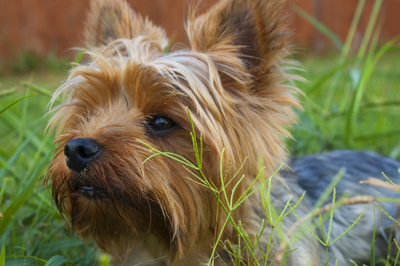
#> input picture sta141b/2018/dog.png, 400 x 266 px
$ jupyter execute --allow-errors discussion03.ipynb   (shell and % lines are left out)
#> lines starting #> are read from the running program, lines starting #| are printed output that depends on the picture; after the words box and inside, x2 and y2 are one past the last pixel; in counts of white or black regions, pixels touching at a corner belong together
# Week 3 Discussion

## Infographic

* [Fourier Transforms of Images](https://plus.maths.org/content/fourier-transforms-images)

## Links

* [We Recommend a Singular Value Decomposition][svd] -- if you want to understand the math behind the SVD
* [Interactive Guide to the Fourier Transform][fourier] -- if you want to understand the math behind the FFT

[svd]: http://www.ams.org/samplings/feature-column/fcarc-svd
[fourier]: https://betterexplained.com/articles/an-interactive-guide-to-the-fourier-transform/

If you're having trouble getting PIL to work, there's another way you can load an image:

[cell 1]
import matplotlib.pyplot as plt
import matplotlib.image as img

# # Dog image from https://unsplash.com/photos/jx_kpR7cvDc
dog = img.imread("dog.png")
#> dog is the input picture: shape (266, 400, 3) float32; mean R, G, B 0.474, 0.445, 0.308
plt.imshow(dog)
#plt.show()

[cell 2]
# Automatically display matplotlib plots, so that we don't have to write `plt.show()`.
# Normally this should be in a cell at the top of the notebook.

Matplotlib is a package for plotting, which we'll use throughout the quarter. Note that if you use matplotlib to load the image, you don't need the `as_image()` function from Assignment 2.

[cell 3]
dog.dtype

Depending on which package you use to load an image, pixels may be encoded as integers or floating point (decimal) numbers. The scikit-image package has [some documentation](http://scikit-image.org/docs/dev/user_guide/data_types.html) about what these numbers typically mean.

## Debugging

When you get an error message or an incorrect result:

1. If there's an error message, what does the error message mean?
2. Where (what line) did the error come from? You may have to work backward.
3. Use `print()` or the interactive debugger to inspect variables.

[cell 4]
def add3(x):
    # Compute something on x to get x_interm
    return x + 3

#> (the rest of this cell did not finish here and is left out)

The error is "must be str, not int" and points to line 2 of the `add3()` function.

We can trace `x` in line 2 back to the parameter `x`. So maybe something is wrong with our call `add3("hi")`.

We can check by adding a print statement:

[cell 5]
def add3(x):
    print(x)
    return x + 3

#> (the rest of this cell did not finish here and is left out)

We could also use the debugger to check:

[cell 6]
# Load the debugger module. This comes with Jupyter.
import IPython.core.debugger as debug

[cell 7]
def add3(x):
    debug.Tracer()() # note the doubled ()
    return x + 3

#> (the rest of this cell did not finish here and is left out)

If you're using the terminal, you can instead use:

```python
import ipdb

# To pause the interpreter.
ipdb.set_trace()
```

## Problem Solving: An Example

Break problems into small steps.

If you're trying to figure out how something works, test on small "toy" examples and draw pictures.

[cell 8]
import numpy as np
import skimage as ski
import skimage.color

# Switch from (red, green, blue) to (hue, saturation, value).
# Hue is the color (from red to violet).
# Saturation is how colorful (from colorless to colorful).
# Value is how bright (from black to bright color).
dog_hsv = ski.color.rgb2hsv(dog)
#> dog_hsv: shape (266, 400, 3) float32; mean of channels 0, 1, 2 0.181, 0.452, 0.518

Let's try to find all the green pixels and make them red.

How can we do this? Start by taking a small piece of the dog image, say the lower left corner.

[cell 9]
grass = dog_hsv[-50:, :50, :]
#> grass: shape (50, 50, 3) float32; mean of channels 0, 1, 2 0.278, 0.548, 0.369
plt.imshow(ski.color.hsv2rgb(grass))
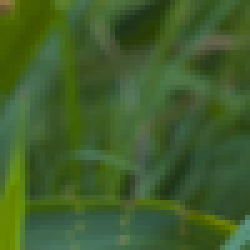
#> shown: shape (50, 50, 3) float32 (shown 5 times larger); mean R, G, B 0.254, 0.369, 0.172

How can we figure out what "green" looks like in HSV?

[cell 10]
mu = grass.mean(axis = (0, 1))
#> mu = [0.278, 0.548, 0.369]
mu
#> Out = [0.278, 0.548, 0.369]

We can preview this "green" by making a 2x2 swatch.

[cell 11]
swatch = np.stack(4 * [mu]).reshape((2, 2, 3))
plt.imshow(ski.color.hsv2rgb(swatch))
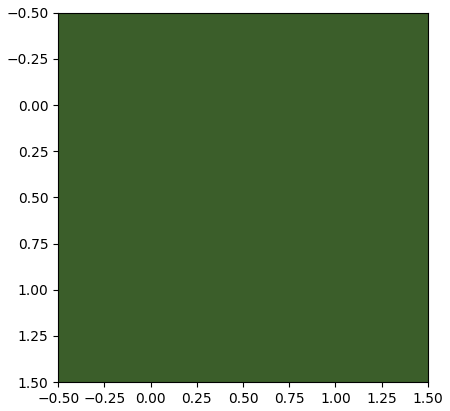
#> figure drawn by matplotlib, 1 panel

Now we need to get all pixels with a hue "nearby" the grass mean.

How can we define "nearby"?

[cell 12]
sd = grass.std(axis = (0, 1))
#> sd = [0.0508, 0.184, 0.0643]
sd
#> Out = [0.0508, 0.184, 0.0643]

[cell 13]
tol = (mu[0] - 3 * sd[0], mu[0] + 3 * sd[0])
#> tol = (0.126, 0.431)
tol
#> Out = (0.126, 0.431)

[cell 14]
reddog = dog_hsv.copy()
is_green = (tol[0] <= reddog[:, :, 0]) & (reddog[:, :, 0] <= tol[1])
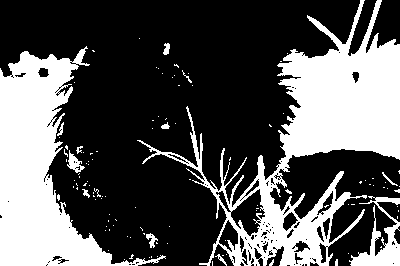
#> is_green: shape (266, 400) bool; 33.5% white; 114 white regions (101 under 20 px), largest, box (x1, y1, x2, y2) and area: (137, 0, 400, 266) 19346, (0, 46, 166, 266) 14113, (349, 196, 400, 266) 1341
reddog[is_green, 0] = 0
#> reddog: shape (266, 400, 3) float32; mean of channels 0, 1, 2 0.101, 0.452, 0.518
plt.imshow(ski.color.hsv2rgb(reddog))
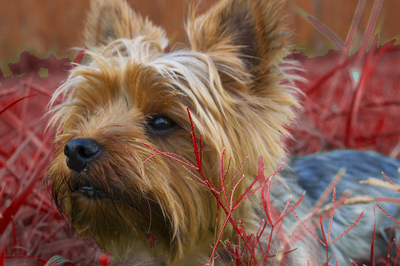
#> shown: shape (266, 400, 3) float32; mean R, G, B 0.506, 0.365, 0.308

What would happen if we tried this with RGB instead of HSV?

[cell 15]
reddog_rgb = dog.copy()
reddog_rgb[:, :, 0] = 1 # Set red channel to large value.
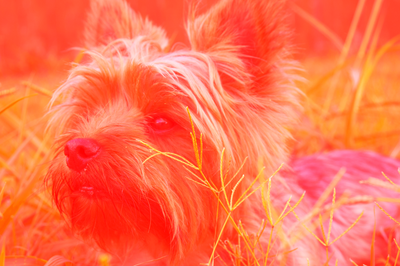
#> reddog_rgb: shape (266, 400, 3) float32; mean R, G, B 1, 0.445, 0.308
reddog_rgb[:, :, 1] = 0 # Set green channel to small value.
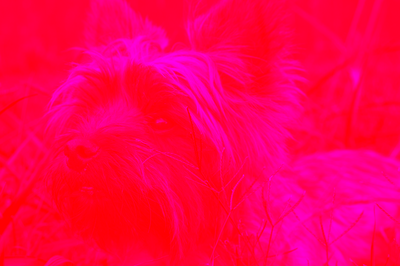
#> reddog_rgb: shape (266, 400, 3) float32; mean R, G, B 1, 0, 0.308
plt.imshow(reddog_rgb)

Even if we are more careful about what we call "green", the result with RGB is not great:

[cell 16]
reddog_rgb = dog.copy()
is_green = (reddog_rgb[:, :, 0] < 0.5) & (reddog_rgb[:, :, 1] > 0.5) & (reddog_rgb[:, :, 2] < 0.5)
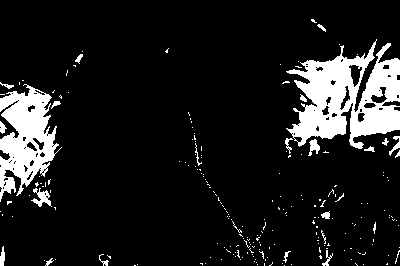
#> is_green: shape (266, 400) bool; 11.5% white; 216 white regions (193 under 20 px), largest, box (x1, y1, x2, y2) and area: (286, 39, 400, 149) 6712, (0, 84, 62, 202) 3914, (31, 188, 52, 207) 186
reddog_rgb[is_green, 0] = reddog_rgb[is_green, 1]
reddog_rgb[is_green, 1] = 0
reddog_rgb[is_green, 2] = 0
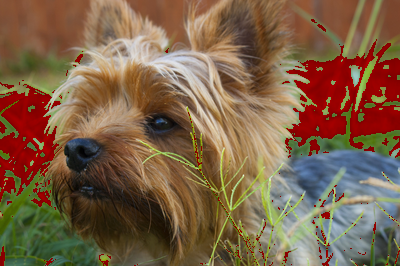
#> reddog_rgb: shape (266, 400, 3) float32; mean R, G, B 0.491, 0.38, 0.278
plt.imshow(reddog_rgb)
